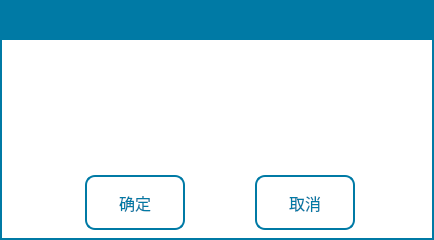
<?xml version="1.0" encoding="UTF-8"?>
<ui version="4.0">
 <class>QuestBox</class>
 <widget class="QDialog" name="QuestBox">
  <property name="geometry">
   <rect>
    <x>0</x>
    <y>0</y>
    <width>434</width>
    <height>240</height>
   </rect>
  </property>
  <property name="font">
   <font>
    <family>文泉驿等宽微米黑</family>
    <pointsize>12</pointsize>
    <weight>50</weight>
    <italic>false</italic>
    <bold>false</bold>
   </font>
  </property>
  <property name="windowTitle">
   <string>Dialog</string>
  </property>
  <property name="styleSheet">
   <string notr="true">QDialog{
border:2px solid rgb(0, 122, 165);
border-radius:0px;
background-color: rgb(255, 255, 255);
}
QToolButton{
font: 12pt &quot;DejaVu Sans&quot;;
color:rgb(0, 122, 165);
border:2px solid rgb(0, 122, 165);
border-radius:10px;
background-color: rgb(255, 255, 255);
}
QLabel{
font: 15pt &quot;DejaVu Sans&quot;;
color: rgb(0, 122, 165);
}</string>
  </property>
  <widget class="QToolButton" name="pBtn_ok">
   <property name="geometry">
    <rect>
     <x>85</x>
     <y>175</y>
     <width>100</width>
     <height>55</height>
    </rect>
   </property>
   <property name="text">
    <string>确定</string>
   </property>
   <property name="icon">
    <iconset resource="../image.qrc">
     <normaloff>:/Image/ok.png</normaloff>:/Image/ok.png</iconset>
   </property>
   <property name="iconSize">
    <size>
     <width>30</width>
     <height>30</height>
    </size>
   </property>
   <property name="toolButtonStyle">
    <enum>Qt::ToolButtonTextBesideIcon</enum>
   </property>
  </widget>
  <widget class="QToolButton" name="pBtn_cancel">
   <property name="geometry">
    <rect>
     <x>255</x>
     <y>175</y>
     <width>100</width>
     <height>55</height>
    </rect>
   </property>
   <property name="text">
    <string>取消</string>
   </property>
   <property name="icon">
    <iconset resource="../image.qrc">
     <normaloff>:/Image/close.png</normaloff>:/Image/close.png</iconset>
   </property>
   <property name="iconSize">
    <size>
     <width>30</width>
     <height>30</height>
    </size>
   </property>
   <property name="toolButtonStyle">
    <enum>Qt::ToolButtonTextBesideIcon</enum>
   </property>
  </widget>
  <widget class="QLabel" name="lb_title">
   <property name="geometry">
    <rect>
     <x>0</x>
     <y>0</y>
     <width>434</width>
     <height>40</height>
    </rect>
   </property>
   <property name="styleSheet">
    <string notr="true">font: 20pt &quot;文泉驿等宽微米黑&quot;;
color: rgb(255, 255, 255);
background-color: rgb(0, 122, 165);</string>
   </property>
   <property name="text">
    <string/>
   </property>
  </widget>
  <widget class="QLabel" name="lb_context">
   <property name="geometry">
    <rect>
     <x>10</x>
     <y>55</y>
     <width>410</width>
     <height>100</height>
    </rect>
   </property>
   <property name="font">
    <font>
     <family>文泉驿等宽微米黑</family>
     <pointsize>18</pointsize>
     <weight>50</weight>
     <italic>false</italic>
     <bold>false</bold>
    </font>
   </property>
   <property name="styleSheet">
    <string notr="true">font: 18pt &quot;文泉驿等宽微米黑&quot;;
color: rgb(0, 122, 165);</string>
   </property>
   <property name="text">
    <string/>
   </property>
   <property name="alignment">
    <set>Qt::AlignCenter</set>
   </property>
   <property name="wordWrap">
    <bool>true</bool>
   </property>
  </widget>
 </widget>
 <resources>
  <include location="../image.qrc"/>
 </resources>
 <connections/>
</ui>
